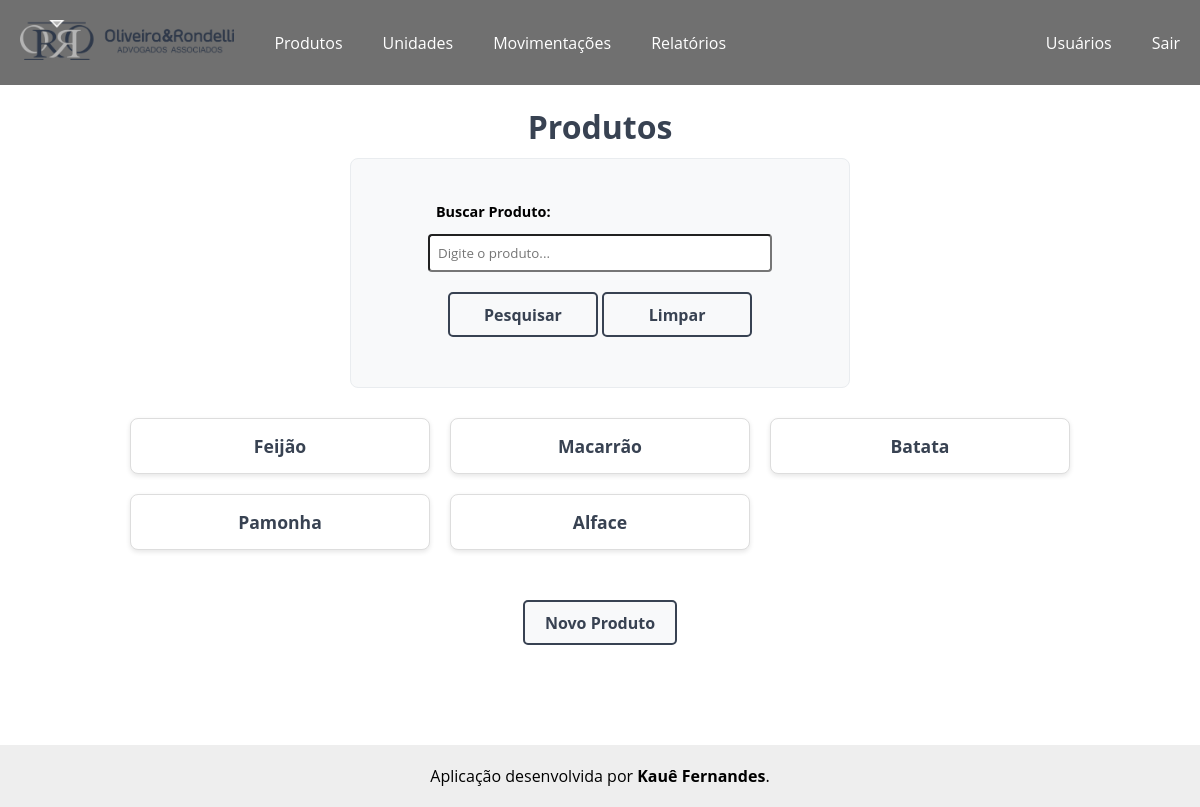
Before: /produtos/produtos/ (signed in) with the older database file.
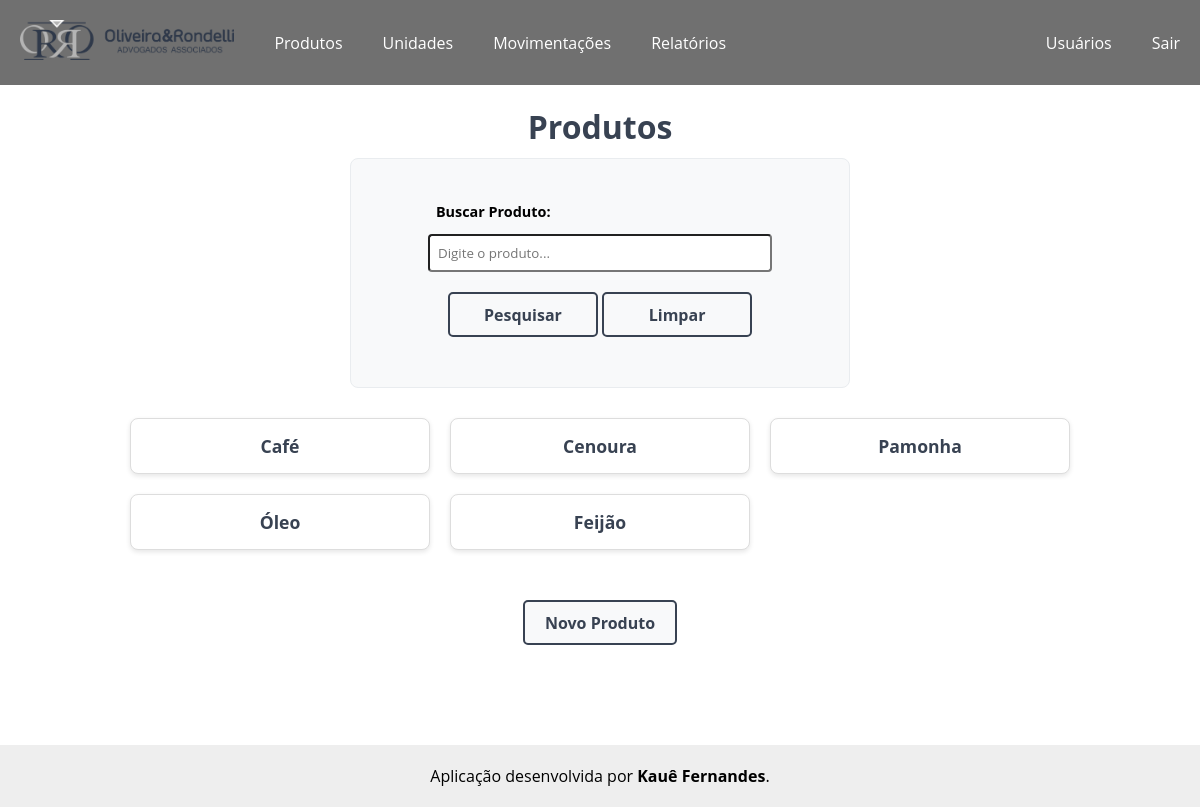
After: the same page with the newer database file.
### produtos/models.py (models this page shows, shortened)
class Produtos(models.Model):
    pro_referencia = models.CharField('Referência', max_length=20, default='SEM-REF')                                                       # Referência do produto
    pro_descricao = models.TextField('Descrição')                                                                                           # Descrição do produto
    pro_unidade = models.ForeignKey(Unidades, on_delete=models.PROTECT, verbose_name='Unidade', default=1)                                  # Chave estrangeira referenciando a unidade da tabela Unidades
    pro_custo_medio = models.DecimalField('movimentacoes.Movimentacao', decimal_places=2, max_digits=10, default=0)                         # Custo médio
    pro_saldo = models.DecimalField('Saldo', decimal_places=2, max_digits=10, default=0)                                                    # Saldo do produto no estoque
    pro_data_adicionada = models.DateTimeField(auto_now_add=True)                                                                            # Data em que o produto foi adicionado
    pro_data_modificado = models.DateTimeField(auto_now=True)                                                                               # Data em que o produto foi modificado
    def __str__(self):
        return self.pro_descricao
    class Meta:
        verbose_name = 'Produto'
        verbose_name_plural = 'Produtos'
        ordering = ['-pro_descricao']

### produtos/views.py (the view)
# urls.py: path('produtos/', views.lista_produtos, name='produtos'),                           # Caminho para a página dos produtos
@login_required
def lista_produtos(request):
    pesquisa = request.GET.get('search')
    if pesquisa:
        produtos = Produtos.objects.filter(pro_descricao__icontains=pesquisa)
    else:
        produtos = Produtos.objects.order_by('pro_saldo')[:5]
    context = {'produtos': produtos}
    return render(request, 'produtos/lista_produtos.html', context)

### produtos/templates/produtos/lista_produtos.html (shortened to what this page needs)
<!DOCTYPE html>
{% extends "core/base.html" %}
{% load static %}
    {% block extra_css %}
        <link rel="stylesheet" href="{% static 'css/produtos.css' %}">
    {% endblock %}
    {% block content %}
    <h1>Produtos</h1>
    <div class="container-formulario">
        <form method="get" action="{% url 'produtos' %}" class="formulario">
            <p>
                <label>Buscar Produto:</label>
                <input type="text" name="search" placeholder="Digite o produto..." value="{{ request.GET.search }}">
            </p>
            <div class="container-botao">
                <button type="submit" class="botao-pesquisar">Pesquisar</button>
                <a href="{% url 'produtos' %}" class="botao-voltar">Limpar</a>
            </div>
        </form>
    </div>
    <div class="container-produtos">
        <ul class="lista_produtos">
            {% for produto in produtos %}
                <a href="{% url 'produto' produto.id %}"><li>{{ produto }}</li></a>
            {% empty %}
                <li>Não existe produto cadastrado.</li>
            {% endfor %}
        </ul>
    </div>
    <div class="container-botao">
        <a href="{% url 'novo_produto' %}"><button class="botao-novo-produto">Novo Produto</button></a>
    </div>
    {% endblock content %}

Changed rows visible on the page:
no longer on this page (row edited): Produtos: pro_descricao "Macarrão"
no longer on this page (row edited): Produtos: pro_descricao "Batata"
no longer on this page (row edited): Produtos: pro_descricao "Alface"
now on this page (row edited): Produtos: pro_descricao "Café"
added Produtos: pro_descricao "Cenoura"
changed Produtos "Pamonha": moves up the list
now on this page (row edited): Produtos: pro_descricao "Óleo"
